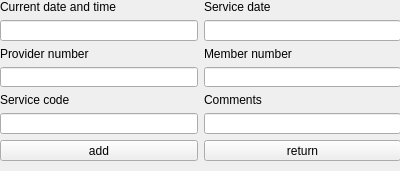
<?xml version="1.0" encoding="UTF-8"?>
<ui version="4.0">
 <class>srForm</class>
 <widget class="QWidget" name="srForm">
  <property name="geometry">
   <rect>
    <x>0</x>
    <y>0</y>
    <width>400</width>
    <height>171</height>
   </rect>
  </property>
  <property name="windowTitle">
   <string>Service Detail</string>
  </property>
  <widget class="QWidget" name="gridLayoutWidget">
   <property name="geometry">
    <rect>
     <x>0</x>
     <y>0</y>
     <width>401</width>
     <height>161</height>
    </rect>
   </property>
   <layout class="QGridLayout" name="gridLayout">
    <item row="1" column="0">
     <widget class="QLineEdit" name="cdatText"/>
    </item>
    <item row="2" column="0">
     <widget class="QLabel" name="label">
      <property name="text">
       <string>Provider number</string>
      </property>
     </widget>
    </item>
    <item row="0" column="0">
     <widget class="QLabel" name="label_3">
      <property name="text">
       <string>Current date and time</string>
      </property>
     </widget>
    </item>
    <item row="1" column="1">
     <widget class="QLineEdit" name="sdText"/>
    </item>
    <item row="3" column="1">
     <widget class="QLineEdit" name="mnText"/>
    </item>
    <item row="6" column="0">
     <widget class="QPushButton" name="addServiceRecord">
      <property name="text">
       <string>add</string>
      </property>
     </widget>
    </item>
    <item row="0" column="1">
     <widget class="QLabel" name="label_4">
      <property name="text">
       <string>Service date</string>
      </property>
     </widget>
    </item>
    <item row="3" column="0">
     <widget class="QLineEdit" name="pnText"/>
    </item>
    <item row="6" column="1">
     <widget class="QPushButton" name="toUserConUI">
      <property name="text">
       <string>return</string>
      </property>
     </widget>
    </item>
    <item row="2" column="1">
     <widget class="QLabel" name="label_2">
      <property name="text">
       <string>Member number</string>
      </property>
     </widget>
    </item>
    <item row="4" column="0">
     <widget class="QLabel" name="label_5">
      <property name="text">
       <string>Service code</string>
      </property>
     </widget>
    </item>
    <item row="4" column="1">
     <widget class="QLabel" name="label_6">
      <property name="text">
       <string>Comments</string>
      </property>
     </widget>
    </item>
    <item row="5" column="0">
     <widget class="QLineEdit" name="scText"/>
    </item>
    <item row="5" column="1">
     <widget class="QLineEdit" name="cText"/>
    </item>
   </layout>
  </widget>
 </widget>
 <resources/>
 <connections/>
</ui>
